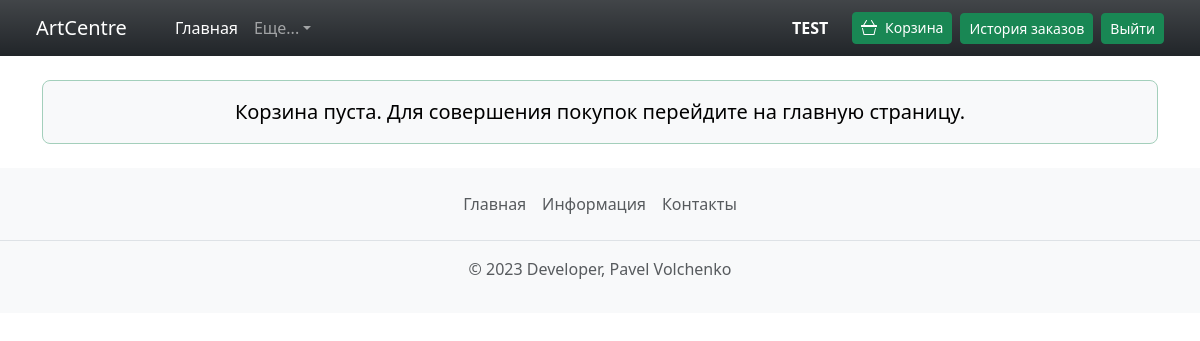
Page /basket/ (signed in) on the earlier database version.
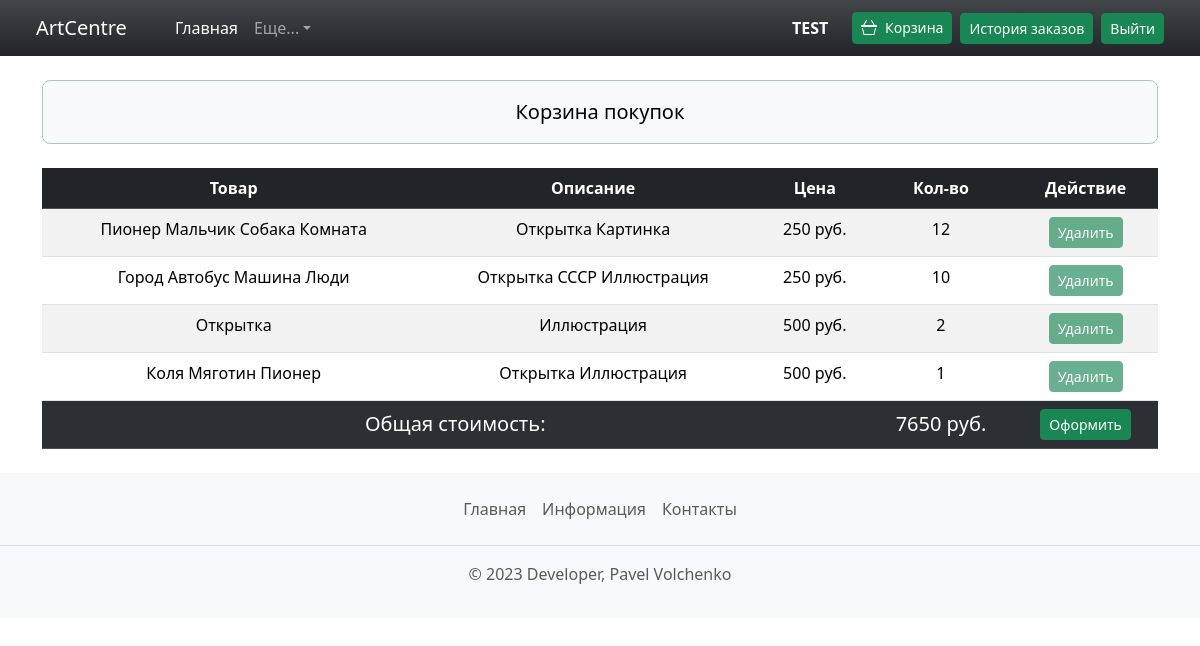
Same page on the later database version.
### store/models.py (models this page shows, shortened)
class Product(models.Model):
    product_name = models.CharField(max_length=128)
    description = models.CharField(max_length=1024, null=True)
    price = models.IntegerField(null=True)
    image = models.ImageField(upload_to='store/%Y-%m-%d', blank=True)
    quantity = models.IntegerField(default=0)
    was_added = models.DateField(auto_now_add=True)

class Order(models.Model):
    class Status(models.TextChoices):
        BASKET = 'BS', 'Basket'
        COMPLETED = 'CP', 'Completed'
    customer = models.ForeignKey(User, on_delete=models.CASCADE)
    products = models.ManyToManyField(Product, related_name='order_products', through='OrderProductCount')
    total_price = models.IntegerField(default=0)
    date_ordered = models.DateField(auto_now_add=True)
    status = models.CharField(max_length=2, choices=Status.choices, default=Status.BASKET)
    objects = models.Manager()  # менеджер по умолчанию
    completed = CompletedOrderManager()  # конкретно-прикладной менеджер
    class Meta:
        ordering = ['-date_ordered']  # сортировка результатов в обратном хронологическом порядке
        indexes = [
            models.Index(fields=['-date_ordered'])  # индексация в убывающем порядке
        ]

### store/views.py (the view)
# urls.py: path('basket/', views.basket, name='basket'),
def basket(request):
    try:
        order = Order.objects.filter(status='BS', customer=request.user.pk)
        print(order)
        count_of_items = OrderProductCount.objects.filter(order_id=order[0].pk)
        print(count_of_items)
        context = list()
        for i, v in enumerate(order[0].products.values_list()):
            context.append(list(v).copy())
            context[-1].append(count_of_items[i].count)
        print(context)
        return render(request, 'order/basket.html', {'context': context, "order": order[0], 'msg': "Корзина покупок"})
    except:
        return render(request, 'order/basket.html',
                      {'msg': "Корзина пуста. Для совершения покупок перейдите на главную страницу."})

### templates/order/basket.html (shortened to what this page needs)
{% extends 'base.html' %}
{% load static %}
{% block content %}
  <div class="container">
    <div class="col pt-3 mt-4 text-bg-light border border-success-subtle rounded-3">
      <p class="text-center fs-5">{{ msg }}</p>
    </div>
    {% if order %}
      <table class="table table-striped text-center mt-4">
        <thead>
        <tr class="table-dark">
          <th scope="col">Товар</th>
          <th scope="col">Описание</th>
          <th scope="col">Цена</th>
          <th scope="col">Кол-во</th>
          <th scope="col">Действие</th>
        </tr>
        </thead>
        <tbody>
        {% for product in context %}
          <tr>
            <td>{{ product.1 }}</td>
            <td>{{ product.2 }}</td>
            <td>{{ product.3 }} руб.</td>
            <td>{{ product.7 }}</td>
            <td>
              <button class="btn btn-sm btn-success" disabled>Удалить</button>
            </td>
          </tr>
        {% endfor %}
        <tr class="table-dark">
          <td class="text fs-5" colspan="3">Общая стоимость:</td>
          <td class="text fs-5">{{ order.total_price }} руб.</td>
          <td>
            <form method="post">
              <button formaction="{% url 'store:order_detail' order.pk %}" class="btn btn-sm btn-success">Оформить
              </button>
            </form>
          </td>
        </tr>
        </tbody>
      </table>
    {% endif %}
  </div>
{% endblock %}

Differences in the rows shown:
now on this page (row edited): Product: product_name "Пионер Мальчик Собака Комната", description "Открытка Картинка"
now on this page (row edited): Product: product_name "Город Автобус Машина Люди", description "Открытка СССР Иллюстрация"
now on this page (row edited): Product: product_name "Открытка", description "Иллюстрация"
now on this page (row edited): Product: product_name "Коля Мяготин Пионер", description "Открытка Иллюстрация"
added Order: total_price "7650"
Other differences:
{{ msg }}: "Корзина пуста. Для совершения покупок перейдите на главную страницу." → "Корзина покупок"
text now shown: "Товар Описание Цена Кол-во Действие Общая стоимость: руб. Оформить"
new list line: "250 руб. 12 Удалить"
new list line: "250 руб. 10 Удалить"
new list line: "500 руб. 2 Удалить"
new list line: "500 руб. 1 Удалить"
